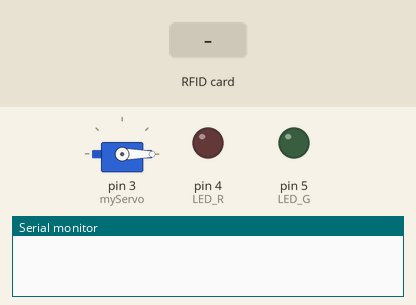
This sketch was run on a simulated Arduino Uno, built with avr-gcc and run on an emulated ATmega328P. On the bench: servo, output pins drawn as LEDs (lit = HIGH), the last lines printed to the serial monitor. The test bench sets the inputs (shaded band). Pins used as bus, display or sensor lines are not drawn.

Above: at 1.2 s.
1.3 s: RFID card E1 99 31 2D held to the reader
At 2.4 s:
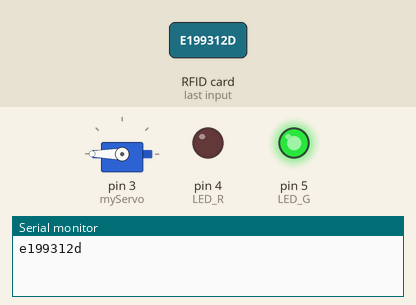
At 7.4 s:
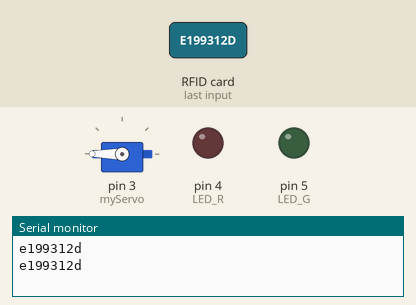
Timing chart, 0 to 8.9 s (numbered marks = the images above; inputs shaded):
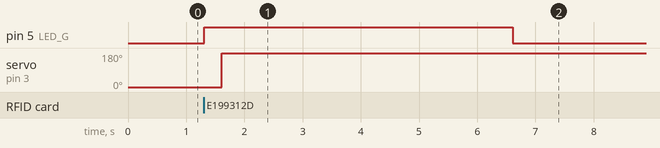

Measured:
- after the input at 1.3 s, pin 5 (LED_G): LOW → HIGH at once, → LOW 5.3 s later; servo on pin 3 (myServo): 0° → 180° after 0.31 s

The sketch:

rfid-servo.ino
```cpp
#include <SPI.h>
#include <MFRC522.h>
#include <Servo.h>


#define RST_PIN         9
#define SS_PIN          10    // data pin
#define LED_G 5
#define LED_R 4
Servo myServo;


MFRC522 mfrc522(SS_PIN,   RST_PIN);   //function inbuilt in library

String read_rfid;  //read in string
String ok_rfid_1="e199312d"; // rfid number showed in serial monitor
String ok_rfid_2="fbecb673";  //2nd rfid number


void setup() {
    Serial.begin(9600);// form a connection between arduino aur arduino id
    while (!Serial);
    SPI.begin();
    mfrc522.PCD_Init();         //pin that provide card data to arduino
    myServo.attach(3); //servo pin
    myServo.write(0); //servo start position
    pinMode(LED_G, OUTPUT);
    pinMode(LED_R, OUTPUT);


}

void dump_byte_array(byte   *buffer, byte bufferSize) { //card's number will dump on screen
    read_rfid="";
    for (byte i = 0; i < bufferSize;   i++) {
        read_rfid=read_rfid + String(buffer[i], HEX);
    }
}

void   open_lock() {

   digitalWrite(LED_G, HIGH);
   delay(300);
   myServo.write(180);
   delay(5000);
   digitalWrite(LED_G, LOW);

}


void   close_lock2() {

  digitalWrite(LED_R, HIGH);
  delay(1000);
  digitalWrite(LED_R, LOW);

}


void   loop() {


    if ( ! mfrc522.PICC_IsNewCardPresent())// it's a predefine lib fuction that will check whether its new card or not

         return;


    if ( ! mfrc522.PICC_ReadCardSerial())// read card serial number
         return;

    dump_byte_array(mfrc522.uid.uidByte, mfrc522.uid.size);// function call
     Serial.println(read_rfid);
    if (read_rfid==ok_rfid_1) {

      open_lock();
    }

    Serial.println(read_rfid);
     if (read_rfid==ok_rfid_2) {

      close_lock2();
     }
    //Add below as many "keys" as you want
    //if (read_rfid==ok_rfid_2)   {
      //also ok, op en the door
    //  open_lock();
    //}
    //   else not needed. Anything else is not ok, and will not open the door...
}
```
